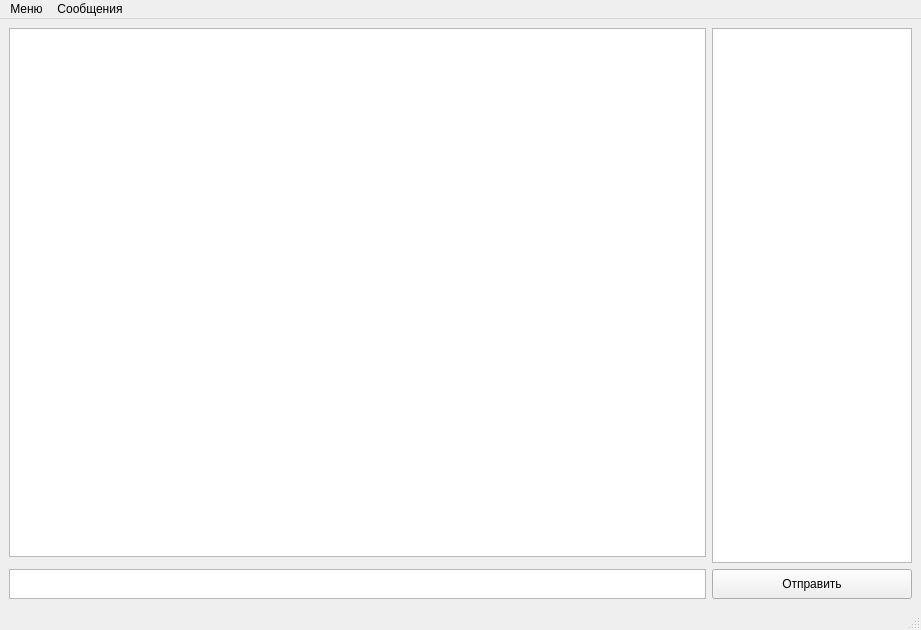
<?xml version="1.0" encoding="UTF-8"?>
<ui version="4.0">
 <class>MainWindow</class>
 <widget class="QMainWindow" name="MainWindow">
  <property name="geometry">
   <rect>
    <x>0</x>
    <y>0</y>
    <width>921</width>
    <height>630</height>
   </rect>
  </property>
  <property name="windowTitle">
   <string>MainWindow</string>
  </property>
  <widget class="QWidget" name="centralwidget">
   <layout class="QGridLayout" name="gridLayout">
    <item row="1" column="1" rowspan="2">
     <widget class="QTreeView" name="contactTreeView">
      <property name="maximumSize">
       <size>
        <width>200</width>
        <height>16777215</height>
       </size>
      </property>
      <property name="toolTip">
       <string>&lt;html&gt;&lt;head/&gt;&lt;body&gt;&lt;p&gt;Список контактов&lt;/p&gt;&lt;/body&gt;&lt;/html&gt;</string>
      </property>
     </widget>
    </item>
    <item row="3" column="1">
     <widget class="QPushButton" name="sendMessage">
      <property name="minimumSize">
       <size>
        <width>100</width>
        <height>0</height>
       </size>
      </property>
      <property name="maximumSize">
       <size>
        <width>200</width>
        <height>30</height>
       </size>
      </property>
      <property name="toolTip">
       <string>&lt;html&gt;&lt;head/&gt;&lt;body&gt;&lt;p&gt;Отправить сообщение&lt;/p&gt;&lt;p&gt;&lt;br/&gt;&lt;/p&gt;&lt;/body&gt;&lt;/html&gt;</string>
      </property>
      <property name="styleSheet">
       <string notr="true">QPushButton#Type1 {
     background-color: red;
     border-style: outset;
     border-width: 2px;
     border-radius: 10px;
     border-color: beige;
     font: bold 14px;
     min-width: 10em;
     padding: 6px;
 }</string>
      </property>
      <property name="text">
       <string>Отправить</string>
      </property>
      <property name="autoExclusive">
       <bool>false</bool>
      </property>
      <property name="autoDefault">
       <bool>false</bool>
      </property>
      <property name="default">
       <bool>false</bool>
      </property>
      <property name="flat">
       <bool>false</bool>
      </property>
     </widget>
    </item>
    <item row="1" column="0">
     <widget class="QTextEdit" name="chatMessages">
      <property name="toolTip">
       <string>&lt;html&gt;&lt;head/&gt;&lt;body&gt;&lt;p&gt;Окно чата&lt;/p&gt;&lt;/body&gt;&lt;/html&gt;</string>
      </property>
      <property name="readOnly">
       <bool>true</bool>
      </property>
     </widget>
    </item>
    <item row="3" column="0">
     <widget class="QTextEdit" name="inputMessage">
      <property name="maximumSize">
       <size>
        <width>16777215</width>
        <height>30</height>
       </size>
      </property>
      <property name="toolTip">
       <string>&lt;html&gt;&lt;head/&gt;&lt;body&gt;&lt;p&gt;Поле ввода сообщения&lt;/p&gt;&lt;/body&gt;&lt;/html&gt;</string>
      </property>
     </widget>
    </item>
   </layout>
  </widget>
  <widget class="QMenuBar" name="menubar">
   <property name="geometry">
    <rect>
     <x>0</x>
     <y>0</y>
     <width>921</width>
     <height>21</height>
    </rect>
   </property>
   <widget class="QMenu" name="menu">
    <property name="title">
     <string>Меню</string>
    </property>
    <widget class="QMenu" name="contactMenu">
     <property name="title">
      <string>Контакты</string>
     </property>
     <addaction name="addContactMenu"/>
     <addaction name="delContact"/>
     <addaction name="searchContact"/>
    </widget>
    <addaction name="optionsMenu"/>
    <addaction name="contactMenu"/>
    <addaction name="loadAvatarMenu"/>
    <addaction name="exitMenu"/>
   </widget>
   <widget class="QMenu" name="menu_2">
    <property name="title">
     <string>Сообщения</string>
    </property>
    <addaction name="sendFileMenu"/>
    <addaction name="messageHistoryMenu"/>
   </widget>
   <addaction name="menu"/>
   <addaction name="menu_2"/>
  </widget>
  <widget class="QStatusBar" name="statusbar"/>
  <action name="optionsMenu">
   <property name="text">
    <string>Опции</string>
   </property>
  </action>
  <action name="exitMenu">
   <property name="checkable">
    <bool>false</bool>
   </property>
   <property name="text">
    <string>Выход</string>
   </property>
  </action>
  <action name="addContactMenu">
   <property name="text">
    <string>Добавить контакт</string>
   </property>
  </action>
  <action name="delContact">
   <property name="text">
    <string>Удалить контакт</string>
   </property>
  </action>
  <action name="searchContact">
   <property name="text">
    <string>Поиск контакта</string>
   </property>
  </action>
  <action name="messageHistoryMenu">
   <property name="text">
    <string>История сообщений</string>
   </property>
  </action>
  <action name="loadAvatarMenu">
   <property name="text">
    <string>Загрузить аватар</string>
   </property>
  </action>
  <action name="sendFileMenu">
   <property name="text">
    <string>Передать файл</string>
   </property>
  </action>
 </widget>
 <resources/>
 <connections/>
</ui>
